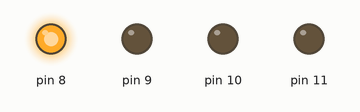
This sketch was run on a simulated Arduino Uno, built with avr-gcc and run on an emulated ATmega328P. Shown: output pins drawn as LEDs (lit = HIGH).

Above: at 0.15 s.
At 1.05 s:
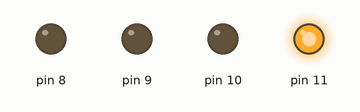
At 1.35 s:
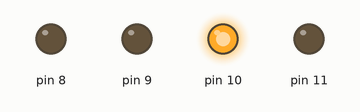
At 3.45 s:
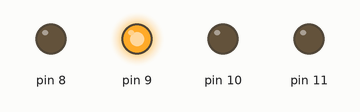
Timing chart, 0 to 4.1 s (numbered marks = the images above):
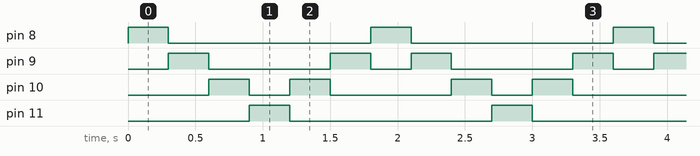

Measured:
- by itself, pin 8, pin 11: alternates HIGH for 0.30 s and LOW for 1.5 s
- by itself, pin 9: repeats every 1.8 s: LOW 0.90 s, HIGH 0.30 s, LOW 0.30 s, HIGH 0.30 s
- by itself, pin 10: repeats every 1.8 s: LOW 0.30 s, HIGH 0.30 s, LOW 0.90 s, HIGH 0.30 s

The sketch:

ak0140_karaSimsekFor.ino
```cpp
/*
  BU KOD NE YAPAR?
  Bu kod, 8-11 numaralı pinlerdeki 4 LED'de kara şimşek efekti verir (ışık gidip gelir).
  ak0060 ile aynı işi yapar ama for döngüsüyle çok daha kısa yazılmıştır.
*/

/*
  ak0140 — Kara şimşek, for ile (harcama dersi)
  Ne öğreneceğiz: Yeni fikir yok, bilerek — ak0060'ın uzun kodunu for ile kısaltmak
  Malzeme: Arduino Uno kartı, USB kablosu, 4 LED, 4 adet 220 ohm direnç, breadboard,
    8 jumper kablo
  Devre: ak0060 ile aynen: 1. LED (+) -> pin 8, 2. LED (+) -> pin 9, 3. LED (+) -> pin 10,
    4. LED (+) -> pin 11; her LED'in kısa bacağı (-) kendi 220 ohm direncine, direncin
    boş ucu GND'ye. LED'leri breadboard'a soldan sağa, yan yana diz.

  Şimdilik kara kutu (sonra açacağız):
    void   -> "fonksiyon" konusunda açılacak
    OUTPUT -> buton dersinde (ünite 2), INPUT ile birlikte açılacak
  Bunlara şimdilik dokunma, sırası gelince tek tek açacağız.

  kaynak: ..\arsiv\004karaSimsekIleri\004karaSimsekIleri.ino + kendi ak0060_karaSimsek.
          Kaynak dizi (int all_pins[4]) kullanıyordu; dizi henüz öğretilmedi (Modül 2'de
          gelecek), bu yüzden dizi kullanılmadı — pinler ardışık olduğundan döngü
          değişkeni doğrudan pin numarası oldu. Kaynakta ayrıca desen hatası vardı:
          ileri döngü i<3 (8,9,10 — 11'i atlıyor), geri döngü i=3'ten (11,10,9,8) başlıyordu;
          bu da uç LED'lerin (8 ve 11) turlar arasında art arda iki kez yanmasına yol
          açıyordu. Kod okunarak tespit edildi; ak0060'taki 1-2-3-4-3-2 deseniyle birebir
          aynı olacak şekilde düzeltildi: ileri döngü 8'den 11'e (4 adım), geri döngü
          10'dan 9'a (2 adım) — uç LED'ler (8 ve 11) turda yalnızca bir kez yanıyor.
          Düzeltilmiş desen Özgür'ün kart testiyle doğrulandı (2026-09-26).
*/

// --- KAVRAM ---
// ak0060'ta 4 LED'i tek tek, elle yazmıştık. Pinler ardışık olduğu için (8,9,10,11)
// döngü değişkeninin kendisini pin numarası olarak kullanabiliriz.
const int ilkLed = 8;
const int sonLed = 11;

void setup() {
  for (int pin = ilkLed; pin <= sonLed; pin++) {
    pinMode(pin, OUTPUT);
  }
}

void loop() {
  // İleri: 8 -> 9 -> 10 -> 11
  for (int pin = ilkLed; pin <= sonLed; pin++) {
    digitalWrite(pin, HIGH);
    delay(300);
    digitalWrite(pin, LOW);
  }

  // Geri: 10 -> 9 (uçlara, 11 ve 8'e tekrar dokunmuyoruz — onlar zaten yandı)
  for (int pin = sonLed - 1; pin >= ilkLed + 1; pin--) {
    digitalWrite(pin, HIGH);
    delay(300);
    digitalWrite(pin, LOW);
  }
}

// --- SEN YAP ---
// 1) Kartta çalıştır, ak0060 ile aynı deseni gördüğünü doğrula: 8-9-10-11-10-9, sonra
//    baştan.
// 2) Beşinci bir LED eklesen (pin 12), tek satırı (sonLed = 11 -> 12) değiştirmen
//    yeterli mi? ak0060'ta kaç satır değiştirmen gerekiyordu? Karşılaştır.
// 3) Aşağıdaki tabloyu kendi kodunla doldur: iki dersin digitalWrite+delay satır
//    sayısını say.
//
// | ders | digitalWrite+delay satırı | pinMode satırı |
// |------|----------------------------|-----------------|
// | ak0060 (elle) | 30 | 4 |
// | ak0140 (for)  | 6  | 1 (for içinde) |
//
// Aynı ışık deseni, çok daha az yazılan satır.

// --- MERAK KÖŞESİ ---
// OUTPUT burada da mı var, ne değişti?
// ak0040'ta OUTPUT'u tek pin için, ak0070'te üç pin için ayrı ayrı yazmıştık. Burada
// dört pin için de OUTPUT yazılıyor ama tek satır: for döngüsü aynı pinMode satırını
// dört pin için senin yerine tekrarlıyor. OUTPUT'un kendisi değişmedi — hâlâ "bu pin
// dışarı elektrik verecek" diyor. Ayrıntısı buton dersinde (ünite 2) açılacak (3. tur,
// bundan sonra emekli).
```
